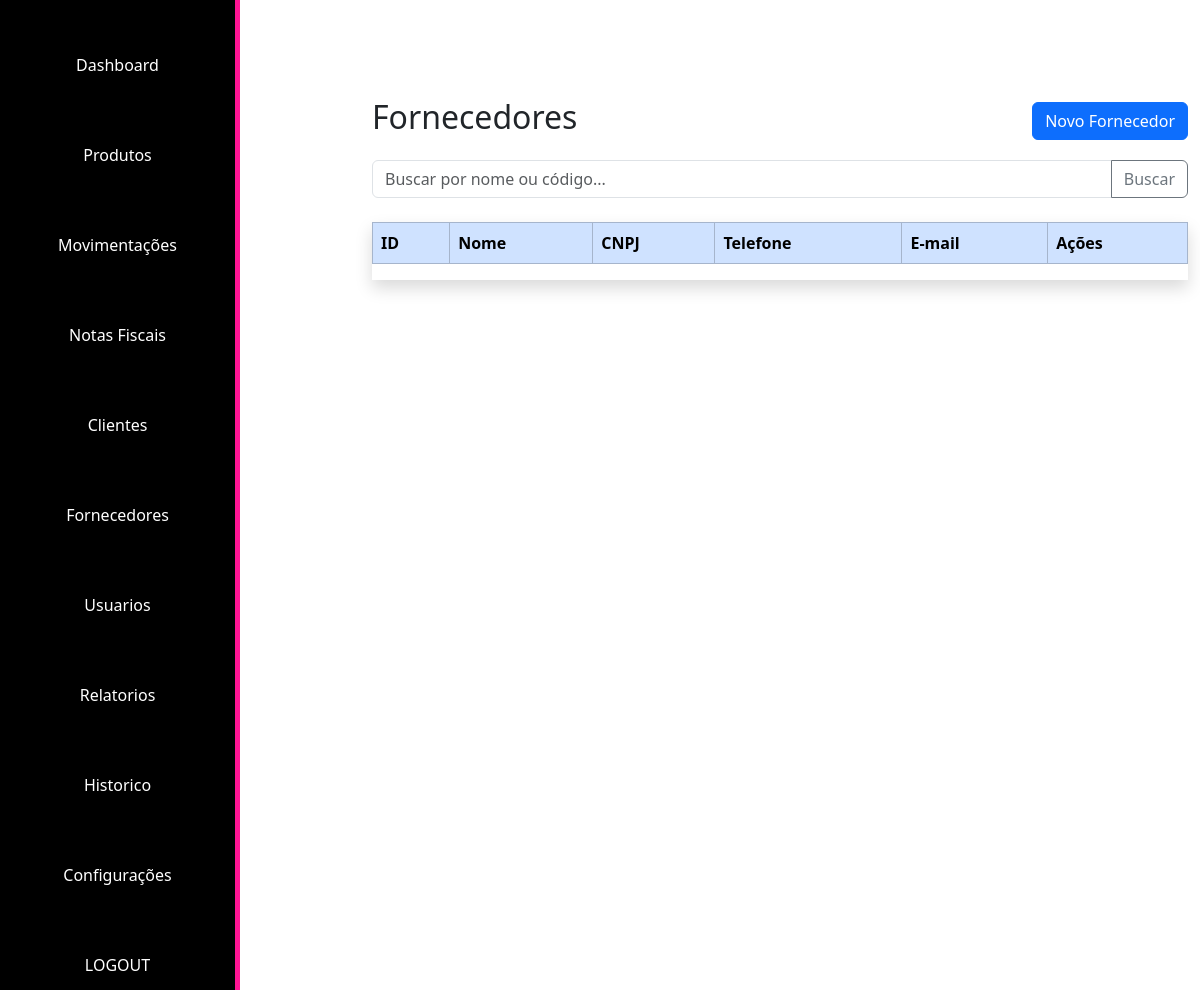
Page /exibicaoFornecedor/ (signed in) on the earlier database version.
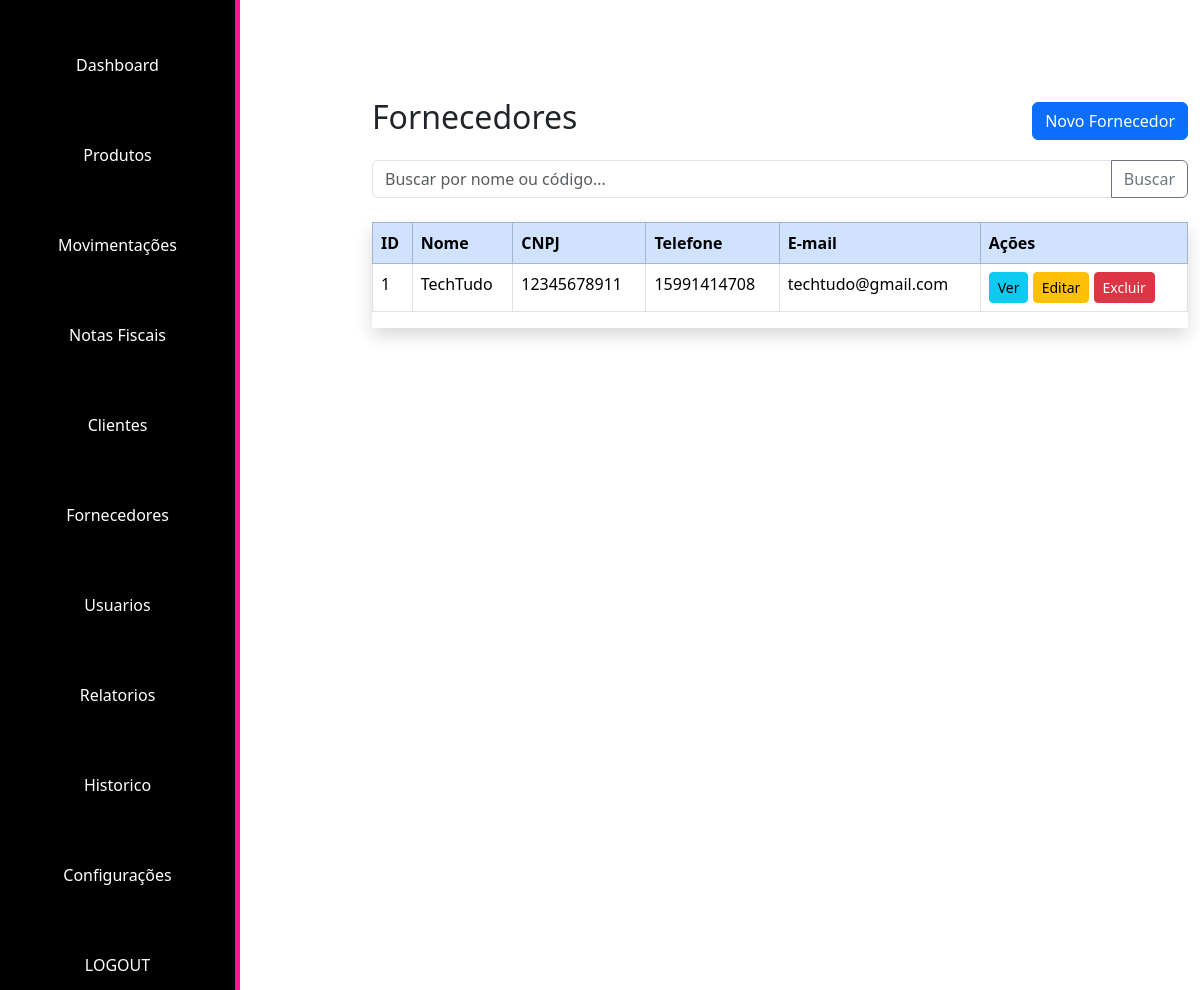
Same page on the later database version.
### app_projeto_TCC/models.py (models this page shows, shortened)
class Fornecedores(models.Model):
    nome = models.CharField(max_length=100)
    cnpj = models.CharField(max_length=18, unique=True)
    telefone = models.CharField(max_length=15, unique=True)
    email = models.EmailField(unique=True)

### app_projeto_TCC/views.py (the view)
# urls.py: path('exibicaoFornecedor/', views.exibir_fornecedores_page, name='exibir_fornecedores_page'),
@login_required(login_url='start_page')
def exibir_fornecedores_page(request):
    fornecedores = {
        'fornecedores': Fornecedores.objects.all()
    }
    return render(request, 'exibicao/exibirFornecedor.html', fornecedores)

### app_projeto_TCC/templates/exibicao/exibirFornecedor.html (shortened to what this page needs)
{% extends 'admin/Inicio/index.html' %}
  {% block conteudo %}
  <div class="container mt-5">
    <div class="d-flex justify-content-between align-items-center mb-3">
      <h2>Fornecedores</h2>
      <a href="{% url 'cadastroFornecedor_page' %}" class="btn btn-primary">Novo Fornecedor</a>
    </div>
    <form class="input-group mb-4" method="get" action="/fornecedores">
      <input type="text" class="form-control" name="busca" placeholder="Buscar por nome ou código...">
      <button class="btn btn-outline-secondary" type="submit">Buscar</button>
    </form>
    <div class="table-responsive shadow">
      <table class="table table-hover table-bordered bg-white">
        <thead class="table-primary">
          <tr>
            <th>ID</th>
            <th>Nome</th>
            <th>CNPJ</th>
            <th>Telefone</th>
            <th>E-mail</th>
            <th>Ações</th>
          </tr>
        </thead>
        <tbody>
          {% for fornecedor in fornecedores %}
          <tr>
            <td>{{fornecedor.id}}</td>
            <td>{{fornecedor.nome}}</td>
            <td>{{fornecedor.cnpj}}</td>
            <td>{{fornecedor.telefone}}</td>
            <td>{{fornecedor.email}}</td>
            <td>
              <a href="/fornecedores/1" class="btn btn-sm btn-info">Ver</a>
              <a href="/fornecedores/1/editar" class="btn btn-sm btn-warning">Editar</a>
              <a href="/fornecedores/1/excluir" class="btn btn-sm btn-danger">Excluir</a>
            </td>
          </tr>
          {%endfor%}
        </tbody>
      </table>
    </div>
  </div>
  {% endblock %}

Differences in the rows shown:
added Fornecedores: id "1", nome "TechTudo", cnpj "12345678911", telefone "15991414708", email "techtudo@gmail.com"
